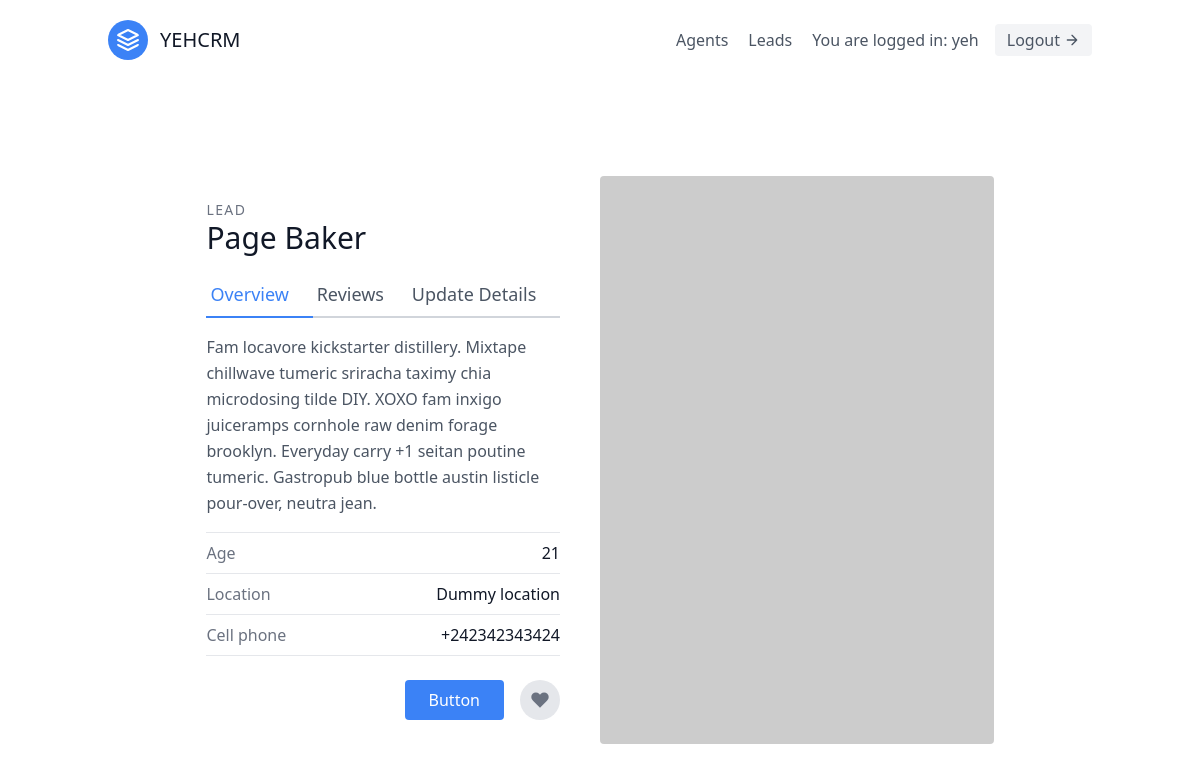
The app's page /leads/1/ (signed in) with its own data.
### leads/models.py (models this page shows, shortened)
class User(AbstractUser):
    is_organizor = models.BooleanField(default=True)
    is_agent = models.BooleanField(default=False)

class Lead(models.Model):
    first_name = models.CharField(max_length=20)
    last_name = models.CharField(max_length=20)
    age = models.IntegerField(default=0)
    organization = models.ForeignKey(UserProfile,on_delete=models.CASCADE)
    agent = models.ForeignKey("Agent",null=True,blank=True,on_delete = models.SET_NULL)

### leads/views.py (the view)
# urls.py: path('<int:pk>/',LeadDetailView.as_view(),name='lead-detail'),
class LeadDetailView(LoginRequiredMixin,DetailView):
    template_name = "leads/lead_detail.html"
    queryset = Lead.objects.all()
    context_object_name = "lead"

### leads/templates/leads/lead_detail.html
{% extends "base.html" %}
{% block content %}
<section class="text-gray-600 body-font overflow-hidden">
  <div class="container px-5 py-24 mx-auto">
    <div class="lg:w-4/5 mx-auto flex flex-wrap">
      <div class="lg:w-1/2 w-full lg:pr-10 lg:py-6 mb-6 lg:mb-0">
        <h2 class="text-sm title-font text-gray-500 tracking-widest">LEAD</h2>
        <h1 class="text-gray-900 text-3xl title-font font-medium mb-4">{{lead.first_name}} {{lead.last_name}}</h1>
        <div class="flex mb-4">
          <a href="{% url 'leads:lead-detail' lead.pk%}"class="flex-grow text-blue-500 border-b-2 border-blue-500 py-2 text-lg px-1">
            Overview
          </a>
          <a class="flex-grow border-b-2 border-gray-300 py-2 text-lg px-1">
            Reviews
          </a>
          <a href="{% url 'leads:lead-update' lead.pk%}"class="flex-grow border-b-2 border-gray-300 py-2 text-lg px-1">
            Update Details
          </a>
        </div>
        <p class="leading-relaxed mb-4">Fam locavore kickstarter distillery. Mixtape chillwave tumeric sriracha taximy chia microdosing tilde DIY. XOXO fam inxigo juiceramps cornhole raw denim forage brooklyn. Everyday carry +1 seitan poutine tumeric. Gastropub blue bottle austin listicle pour-over, neutra jean.</p>
        <div class="flex border-t border-gray-200 py-2">
          <span class="text-gray-500">Age</span>
          <span class="ml-auto text-gray-900">{{lead.age}}</span>
        </div>
        <div class="flex border-t border-gray-200 py-2">
          <span class="text-gray-500">Location</span>
          <span class="ml-auto text-gray-900">Dummy location</span>
        </div>
        <div class="flex border-t border-b mb-6 border-gray-200 py-2">
          <span class="text-gray-500">Cell phone</span>
          <span class="ml-auto text-gray-900">+242342343424</span>
        </div>
        <div class="flex">
          <button class="flex ml-auto text-white bg-blue-500 border-0 py-2 px-6 focus:outline-none hover:bg-blue-600 rounded">Button</button>
          <button class="rounded-full w-10 h-10 bg-gray-200 p-0 border-0 inline-flex items-center justify-center text-gray-500 ml-4">
            <svg fill="currentColor" stroke-linecap="round" stroke-linejoin="round" stroke-width="2" class="w-5 h-5" viewBox="0 0 24 24">
              <path d="M20.84 4.61a5.5 5.5 0 00-7.78 0L12 5.67l-1.06-1.06a5.5 5.5 0 00-7.78 7.78l1.06 1.06L12 21.23l7.78-7.78 1.06-1.06a5.5 5.5 0 000-7.78z"></path>
            </svg>
          </button>
        </div>
      </div>
      <img alt="ecommerce" class="lg:w-1/2 w-full lg:h-auto h-64 object-cover object-center rounded" src="https://dummyimage.com/400x400">
    </div>
  </div>
</section>
{% endblock content %}

### templates/navbar.html (shortened to what this page needs)
<header class="text-gray-600 body-font">
  <div class="container mx-auto flex flex-wrap p-5 flex-col md:flex-row items-center">
    <a class="flex title-font font-medium items-center text-gray-900 mb-4 md:mb-0">
      <svg xmlns="http://www.w3.org/2000/svg" fill="none" stroke="currentColor" stroke-linecap="round" stroke-linejoin="round" stroke-width="2" class="w-10 h-10 text-white p-2 bg-blue-500 rounded-full" viewBox="0 0 24 24">
        <path d="M12 2L2 7l10 5 10-5-10-5zM2 17l10 5 10-5M2 12l10 5 10-5"></path>
      </svg>
      <span class="ml-3 text-xl">YEHCRM</span>
    </a>
    <nav class="md:ml-auto flex flex-wrap items-center text-base justify-center">
        {% if not request.user.is_authenticated %}
          <a href="{% url 'signup' %}" class="mr-5 hover:text-gray-900">Sign up</a>
        {% else %}
          {% if request.user.is_organizor %}
            <a href="{% url 'agents:agent-list' %}" class="mr-5 hover:text-gray-900">Agents</a>
          {% endif %}
          <a href="{% url 'leads:lead-list' %}" class="mr-5 hover:text-gray-900">Leads</a>
        {% endif %}
    </nav>
    {% if request.user.is_authenticated %}
      You are logged in: {{request.user.username}}
      <a href="{% url 'logout' %}" class="ml-4 inline-flex items-center bg-gray-100 border-0 py-1 px-3 focus:outline-none hover:bg-gray-200 rounded text-base mt-4 md:mt-0">
        Logout
        <svg fill="none" stroke="currentColor" stroke-linecap="round" stroke-linejoin="round" stroke-width="2" class="w-4 h-4 ml-1" viewBox="0 0 24 24">
          <path d="M5 12h14M12 5l7 7-7 7"></path>
        </svg>
      </a>
    {% endif %}
  </div>
</header>

### records on screen
User: user.username "yeh"
Lead: first_name "Page", last_name "Baker", age "21"
